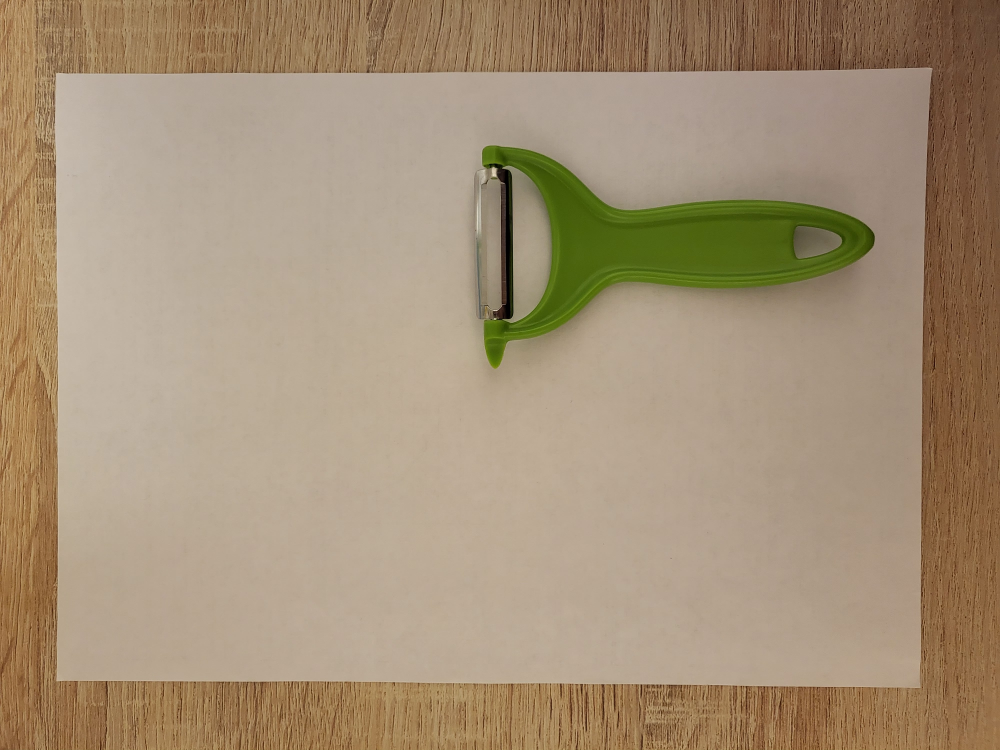
#> input picture test.jpg, 4000 x 3000 px (shown at 1/4 size)
$ jupyter execute a4.ipynb
#> lines starting #> are read from the running program, lines starting #| are printed output that depends on the picture; after the words box and inside, x2 and y2 are one past the last pixel; in counts of white or black regions, pixels touching at a corner belong together; long printed decimals are rounded
[cell 1]
from PIL import Image
import numpy as np
import matplotlib.pyplot as plt
import cv2
import skimage.morphology
import skimage.filters
import skimage.segmentation
import skimage.measure
from skimage.color import label2rgb
import glob
from typing import List

[cell 2]
def open_image(filename: str):
#> called with filename = 'test.jpg'
    img = Image.open(filename).convert("L")
    img.thumbnail((960, 1280))
#> img: PIL image 960x720 L
    return np.array(img).reshape(img.size[1], img.size[0])

def show(img: np.ndarray, title: str, verbose: bool = False):
    if verbose:
        plt.figure()
        plt.title(title)
        plt.imshow(img, cmap="gray")
        plt.show()

def extract_background_mask(initial_image: np.ndarray, verbose: bool = False):
#> called with verbose = False
    image: np.ndarray = initial_image.copy()

    show(image, "input image", verbose)

    # extract edges
    image = cv2.adaptiveThreshold(image, 255, cv2.ADAPTIVE_THRESH_GAUSSIAN_C,
                                  cv2.THRESH_BINARY, 33, 2)
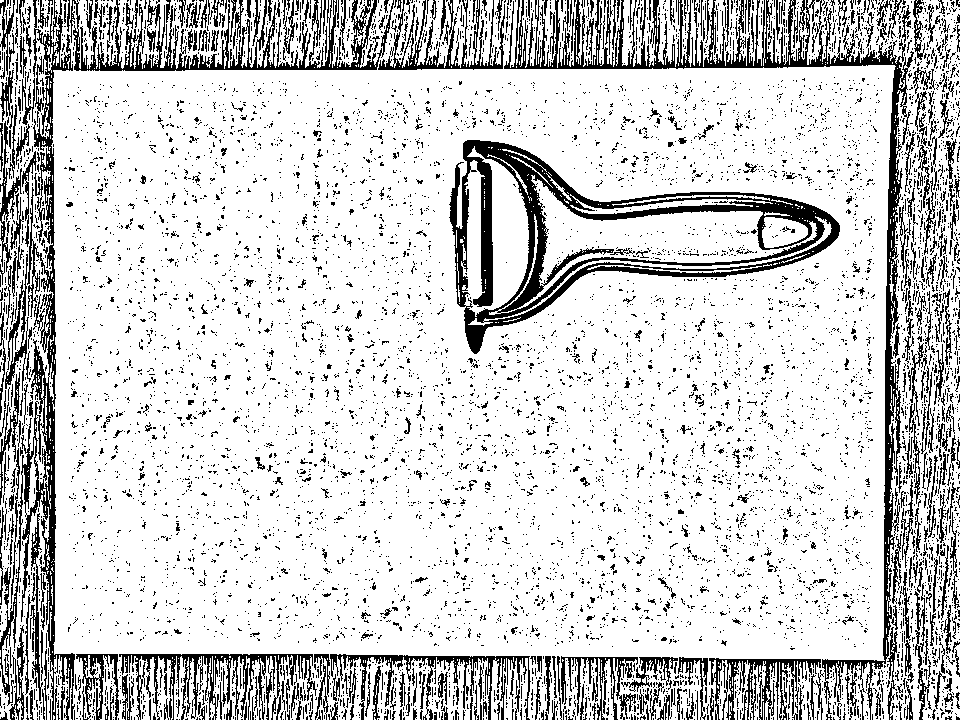
#> image: shape (720, 960); 82.1% white; black in thin lines or dots
    show(image, "adaptive threshold", verbose)

    # remove noise
    image = skimage.morphology.binary_dilation(image, np.ones((3, 3)))
#> image: shape (720, 960) bool; 97.5% white; 1226 black regions (1108 under 20 px), largest, box (x1, y1, x2, y2) and area: (464, 141, 613, 311) 3364, (571, 196, 839, 253) 1631, (885, 286, 895, 541) 941
    show(image, "binary dilation to remove noise", verbose)

    # close edges
    image = 1 - skimage.morphology.binary_closing(1 - image, np.ones((10, 10)))
#> image: shape (720, 960) int64; values 0 (black) and 1 (white), 94.6% white; 536 black regions (457 under 20 px), largest, box (x1, y1, x2, y2) and area: (451, 141, 839, 353) 16727, (75, 25, 909, 659) 7758, (23, 405, 55, 585) 1523
    show(image, "binary closing of edges", verbose)

    # thicken edges
    image = 1 - skimage.morphology.binary_dilation(1 - image, np.ones((10, 10)))
#> image: shape (720, 960) int64; values 0 (black) and 1 (white), 77.4% white; 290 black regions, largest, box (x1, y1, x2, y2) and area: (0, 0, 926, 716) 47984, (446, 136, 843, 365) 30289, (0, 179, 131, 720) 18279
    show(image, "binary erosion to thicken edges", verbose)

    # blur
    image = (skimage.filters.gaussian(image.astype("float"),
                                      sigma=15) * 255).astype("uint8")
    show(image, "gaussian", verbose)

    # chan-vese
    image = skimage.segmentation.morphological_chan_vese(image, iterations=30)
#> image: shape (720, 960) int8; values 0 (black) and 1 (white), 63.3% white; 4 black regions, box (x1, y1, x2, y2) and area: (0, 0, 960, 720) 203974, (438, 129, 849, 360) 49580, (941, 0, 960, 29) 340, (480, 0, 499, 10) 109
    show(image, "morphological chan_vese", verbose)

    # extract largest component
    labels = skimage.measure.label(image, 2)
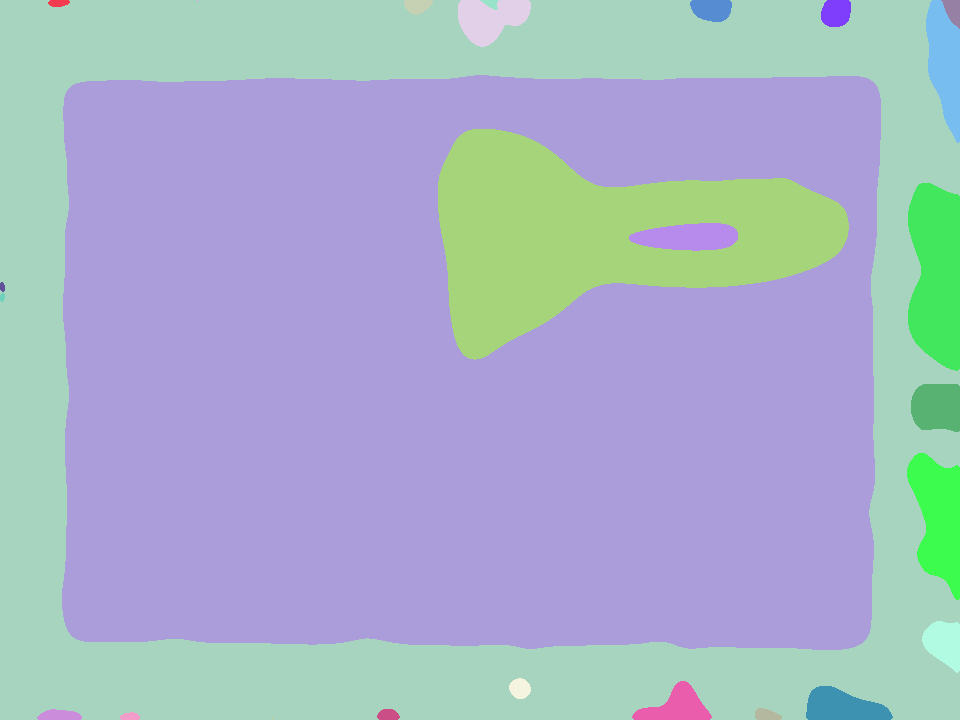
#> labels: shape (720, 960) int64; 27 distinct labels, from 1 to 27; one colour per label, 0 black
    largestCC = labels == np.argmax(np.bincount(labels.flat))
#> largestCC: shape (720, 960) bool; 58.7% white; 2 black regions, box (x1, y1, x2, y2) and area: (0, 0, 960, 720) 233709, (438, 129, 849, 360) 51919
    image = largestCC.astype("int")
    show(image, "largest connected component", verbose)

    # dilate background
    image = skimage.morphology.binary_dilation(image, np.ones((20, 20)))
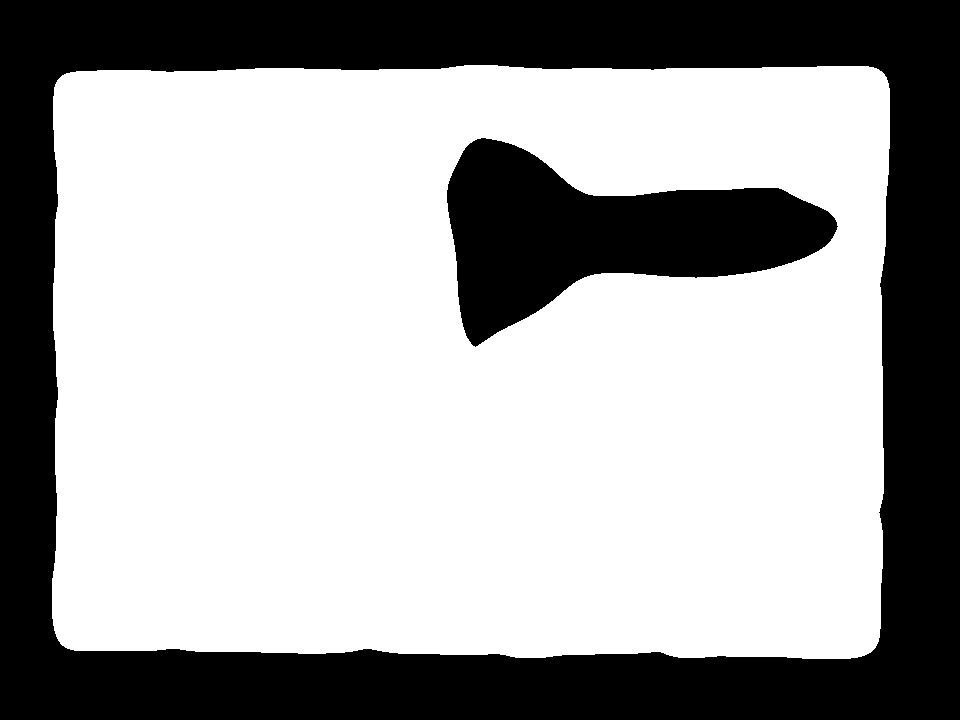
#> image: shape (720, 960) bool; 64.5% white; 2 black regions
    show(image, "binary dilation to compensate for gauss and chan-vese", verbose)

    return image

[cell 3]
def get_perspective_matrix_and_scale(a4mask, verbose: bool = False):
#> called with verbose = True
    def order_points(pts):
        rect = np.zeros((4, 2), dtype="float32")
        s = pts.sum(axis=1)
        rect[0] = pts[np.argmin(s)]
        rect[2] = pts[np.argmax(s)]
        diff = np.diff(pts, axis=1)
        rect[1] = pts[np.argmin(diff)]
        rect[3] = pts[np.argmax(diff)]
        return rect

    def four_point_transform(image, pts):
        rect = order_points(pts)
        (tl, tr, br, bl) = rect
        widthA = np.sqrt(((br[0] - bl[0]) ** 2) + ((br[1] - bl[1]) ** 2))
        widthB = np.sqrt(((tr[0] - tl[0]) ** 2) + ((tr[1] - tl[1]) ** 2))
        maxWidth = max(int(widthA), int(widthB))
        heightA = np.sqrt(((tr[0] - br[0]) ** 2) + ((tr[1] - br[1]) ** 2))
        heightB = np.sqrt(((tl[0] - bl[0]) ** 2) + ((tl[1] - bl[1]) ** 2))
        maxHeight = max(int(heightA), int(heightB))
        dst = np.array([
            [0, 0],
            [maxWidth - 1, 0],
            [maxWidth - 1, maxHeight - 1],
            [0, maxHeight - 1]], dtype="float32")
        M = cv2.getPerspectiveTransform(rect, dst)
        wk = 297.0 / max(maxWidth, maxHeight)
        hk = 210.0 / min(maxWidth, maxHeight)
        k = (hk + wk) / 2
        warped = cv2.warpPerspective(image, M, (maxWidth, maxHeight))
        show(warped, "transformed", verbose)
        return M, k, maxWidth, maxHeight

    contours, hierarchy = cv2.findContours(a4mask.astype("uint8"), cv2.RETR_TREE, cv2.CHAIN_APPROX_NONE)
#> contours = 2 contours; box (x1, y1, x2, y2) and area: (52, 65, 890, 659) 483933, (446, 137, 839, 348) 40316

    img = np.zeros(a4mask.shape, "uint8")
    cv2.drawContours(img, contours, -1, (1,0,0), 3)
#> img: shape (720, 960); values 0 (black) and 1 (white), 2.7% white; 2 white regions, box (x1, y1, x2, y2) and area: (50, 63, 892, 661) 13890, (444, 135, 841, 350) 4745
    show(img, "contours", verbose)

    perimeter = cv2.arcLength(contours[0], True)
#> perimeter = 2849.2
    approx = cv2.approxPolyDP(contours[0], 0.05 * perimeter, True)
#> approx = [[57, 80], [62, 645], [875, 647], [881, 71]]
    # test
    img = np.zeros(a4mask.shape, "uint8")
    for point in approx:
        x, y = point[0]
        cv2.circle(img, (x, y), 6, (255, 255, 0), 4)
#> this loop made 4 passes
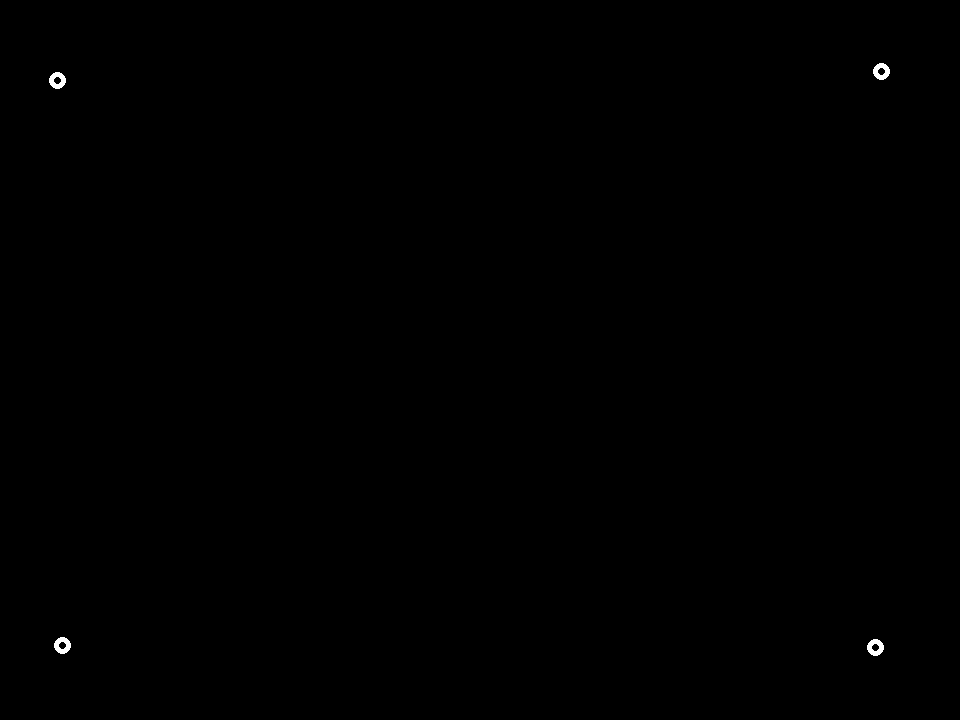
#> img: shape (720, 960); 0.11% white; 4 white regions, box (x1, y1, x2, y2) and area: (873, 63, 890, 80) 184, (49, 72, 66, 89) 184, (54, 637, 71, 654) 184, (867, 639, 884, 656) 184
    pts = np.array([approx[0][0], approx[1][0], approx[2][0], approx[3][0]], dtype="float32")
#> pts = [[57, 80], [62, 645], [875, 647], [881, 71]]
    ordered = order_points(pts)
#> in order_points, `s = pts.sum(axis=1)`: s = [137, 707, 1522, 952]
#> in order_points, `diff = np.diff(pts, axis=1)`: diff = [23, 583, -228, -810]
#> ordered = [[57, 80], [881, 71], [875, 647], [62, 645]]
    (tl, tr, br, bl) = ordered
#> tl = [57, 80]; tr = [881, 71]; br = [875, 647]; bl = [62, 645]
    cv2.line(img, (tl[0].astype("int"), tl[1].astype("int")), (br[0].astype("int"), br[1].astype("int")),
             (255, 255, 0), thickness=3)
    cv2.line(img, (tr[0].astype("int"), tr[1].astype("int")), (bl[0].astype("int"), bl[1].astype("int")),
             (255, 255, 0), thickness=3)
#> img: shape (720, 960); 1.6% white; 1 white region, box (x1, y1, x2, y2) and area: (49, 63, 890, 656) 10936
    show(img, "cross", verbose)
    # end test
    M, k, w, h = four_point_transform(img, pts)
#> in four_point_transform, `rect = order_points(pts)`: rect = [[57, 80], [881, 71], [875, 647], [62, 645]]
#> in four_point_transform, `(tl, tr, br, bl) = rect`: tl = [57, 80]; tr = [881, 71]; br = [875, 647]; bl = [62, 645]
#> in four_point_transform, `widthA = np.sqrt(((br[0] - bl[0]) ** 2) + ((br[1] - bl[1]) ** 2))`: widthA = 813
#> in four_point_transform, `widthB = np.sqrt(((tr[0] - tl[0]) ** 2) + ((tr[1] - tl[1]) ** 2))`: widthB = 824
#> in four_point_transform, `heightA = np.sqrt(((tr[0] - br[0]) ** 2) + ((tr[1] - br[1]) ** 2))`: heightA = 576
#> in four_point_transform, `heightB = np.sqrt(((tl[0] - bl[0]) ** 2) + ((tl[1] - bl[1]) ** 2))`: heightB = 565
#> in four_point_transform, `maxHeight = max(int(heightA), int(heightB))`: maxHeight = 576
#> in four_point_transform, `dst = np.array([ [0, 0], [maxWidth - 1, 0], [maxWidth - 1, maxHeight -..`: dst = [[0, 0], [823, 0], [823, 575], [0, 575]]
#> in four_point_transform, `M = cv2.getPerspectiveTransform(rect, dst)`: M = [[1.02, -0.00901, -57.28], [0.011, 1, -80.91], [2.34e-05, -2.36e-05, 1]]
#> in four_point_transform, `wk = 297.0 / max(maxWidth, maxHeight)`: wk = 0.36
#> in four_point_transform, `hk = 210.0 / min(maxWidth, maxHeight)`: hk = 0.365
#> in four_point_transform, `k = (hk + wk) / 2`: k = 0.363
#> in four_point_transform, `warped = cv2.warpPerspective(image, M, (maxWidth, maxHeight))`:
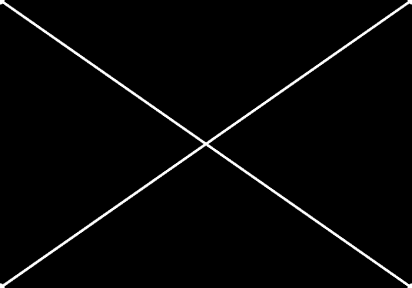
#> warped: shape (576, 824) (shown at 1/2 size); min 0, max 255, mean 5.6
#> k = 0.363; w = 824; h = 576
    print("Matrix = ", M)
#| Matrix =  [[ 1.01762004e+00 -9.00548710e-03 -5.72839034e+01]
#|  [ 1.09616765e-02  1.00360238e+00 -8.09130060e+01]
#|  [ 2.34155042e-05 -2.35783192e-05  1.00000000e+00]]
    print("mm in 1 pixel = ", k)
#| mm in 1 pixel =  0.3625
    return M, k, w, h

image = open_image("test.jpg")
show(image, "orig", True)
background = extract_background_mask(image, False)
show(background, "mask", True)
m, k, w, h = get_perspective_matrix_and_scale(background, True)
#> m has the same summary as M in four_point_transform; k = 0.363; w = 824; h = 576
warp = cv2.warpPerspective(image, m, (w, h))
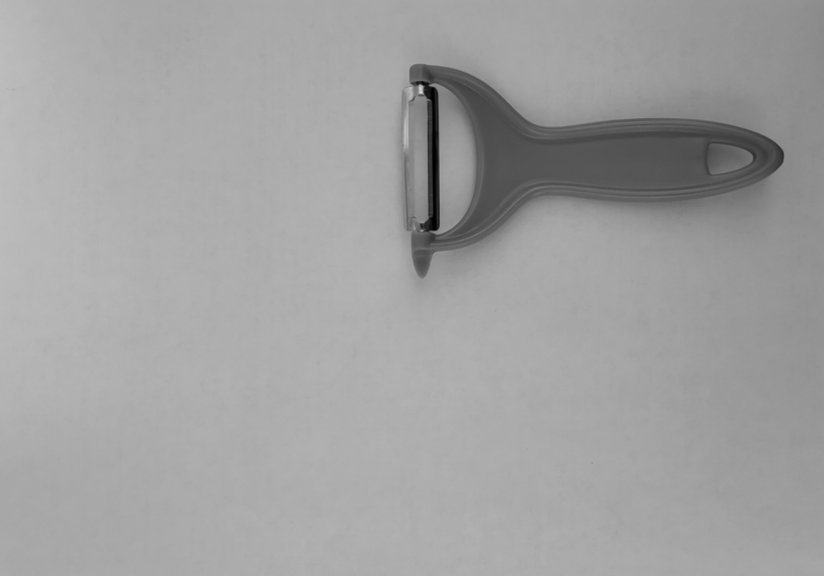
#> warp: shape (576, 824); min 0, max 216, mean 160.9
show(warp, "orig warped", True)

$ run again, with a4.jpg copied over test.jpg
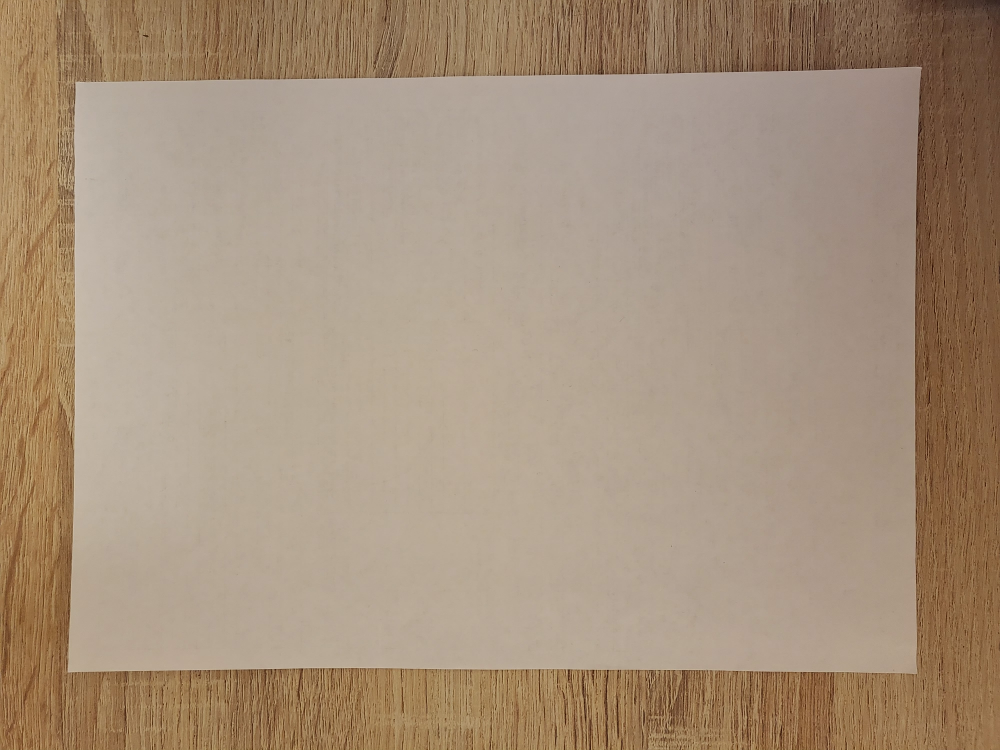
#> input picture a4.jpg, 4000 x 3000 px (shown at 1/4 size)
#> labels: shape (720, 960) int64; 26 distinct labels, from 1 to 26
#> largestCC: shape (720, 960) bool; 62.1% white; 2 black regions, box (x1, y1, x2, y2) and area: (0, 0, 960, 720) 261991, (218, 201, 233, 220) 230
#> in extract_background_mask, `image = skimage.morphology.binary_dilation(image, np.ones((20, 20)))`:
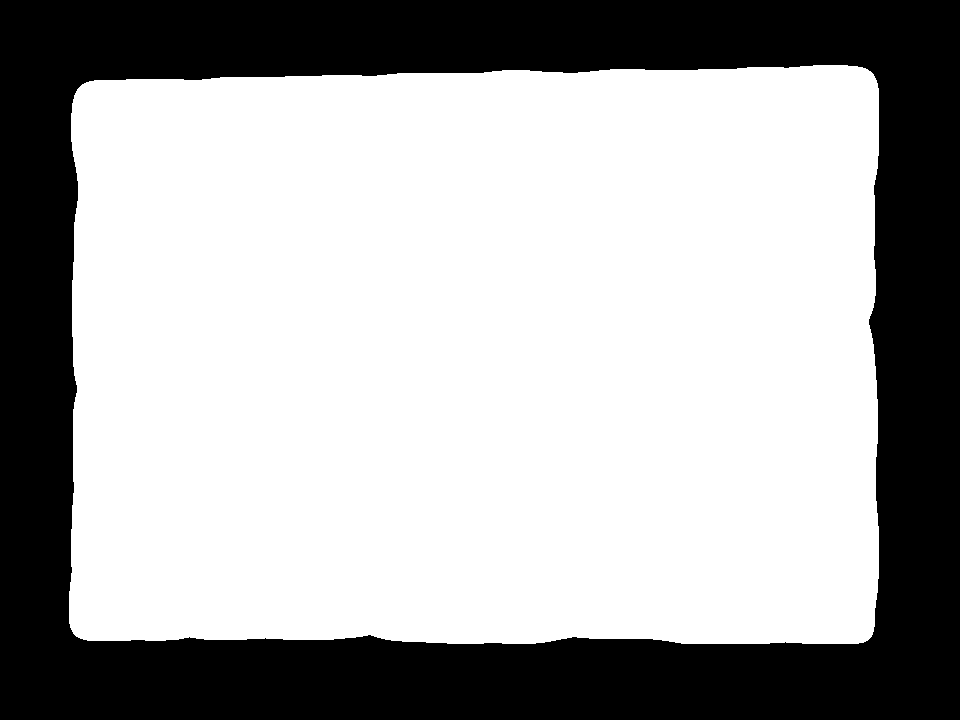
#> image: shape (720, 960) bool; 66% white; 1 black region
#> contours = 1 contour; box (x1, y1, x2, y2) and area: (69, 65, 879, 644) 455124
#> perimeter = 2778.7
#> approx = [[873, 74], [82, 84], [73, 633], [867, 640]]
#> the loop in get_perspective_matrix_and_scale, `for point in approx:` made 4 passes
#> s = [947, 166, 706, 1507]
#> diff = [-799, 2, 560, -227]
#> ordered = [[82, 84], [873, 74], [867, 640], [73, 633]]
#> in get_perspective_matrix_and_scale, `(tl, tr, br, bl) = ordered`: tl = [82, 84]; tr = [873, 74]; br = [867, 640]; bl = [73, 633]
#> rect = [[82, 84], [873, 74], [867, 640], [73, 633]]
#> in four_point_transform, `(tl, tr, br, bl) = rect`: tl = [82, 84]; tr = [873, 74]; br = [867, 640]; bl = [73, 633]
#> widthA = 794
#> widthB = 791.1
#> maxWidth = 794
#> heightA = 566
#> heightB = 549.1
#> maxHeight = 566
#> dst = [[0, 0], [793, 0], [793, 565], [0, 565]]
#> in four_point_transform, `M = cv2.getPerspectiveTransform(rect, dst)`: M = [[1.04, 0.017, -86.53], [0.0131, 1.04, -88.23], [3.93e-05, 8e-06, 1]]
#> wk = 0.374
#> hk = 0.371
#> in four_point_transform, `k = (hk + wk) / 2`: k = 0.373
#> in get_perspective_matrix_and_scale, `M, k, w, h = four_point_transform(img, pts)`: w = 794; h = 566
#| Matrix =  [[ 1.03776225e+00  1.70124959e-02 -8.65255544e+01]
#|  [ 1.31166125e-02  1.03752405e+00 -8.82275820e+01]
#|  [ 3.93340048e-05  7.99765257e-06  1.00000000e+00]]
#| mm in 1 pixel =  0.3725
#> `m, k, w, h = get_perspective_matrix_and_scale(background, True)`: m has the same summary as M in four_point_transform; k = 0.373; w = 794; h = 566
#> `warp = cv2.warpPerspective(image, m, (w, h))`:
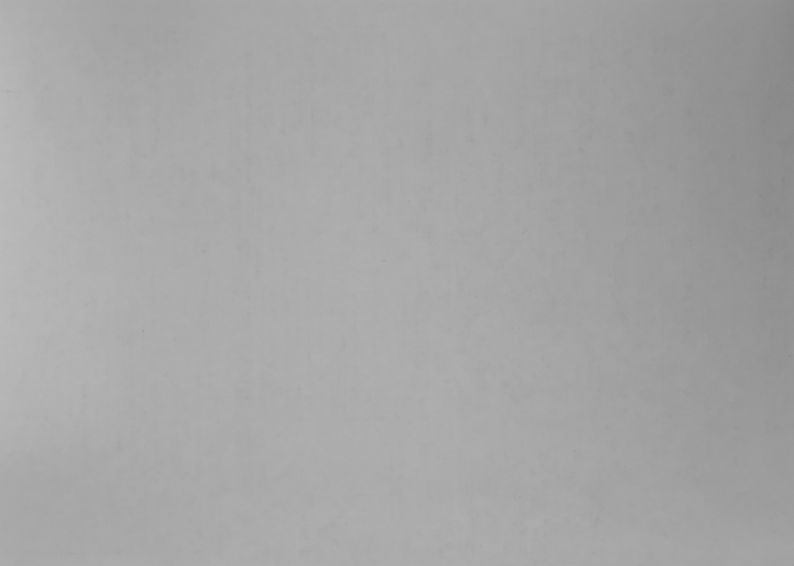
#> warp: shape (566, 794); min 132, max 187, mean 165.8
